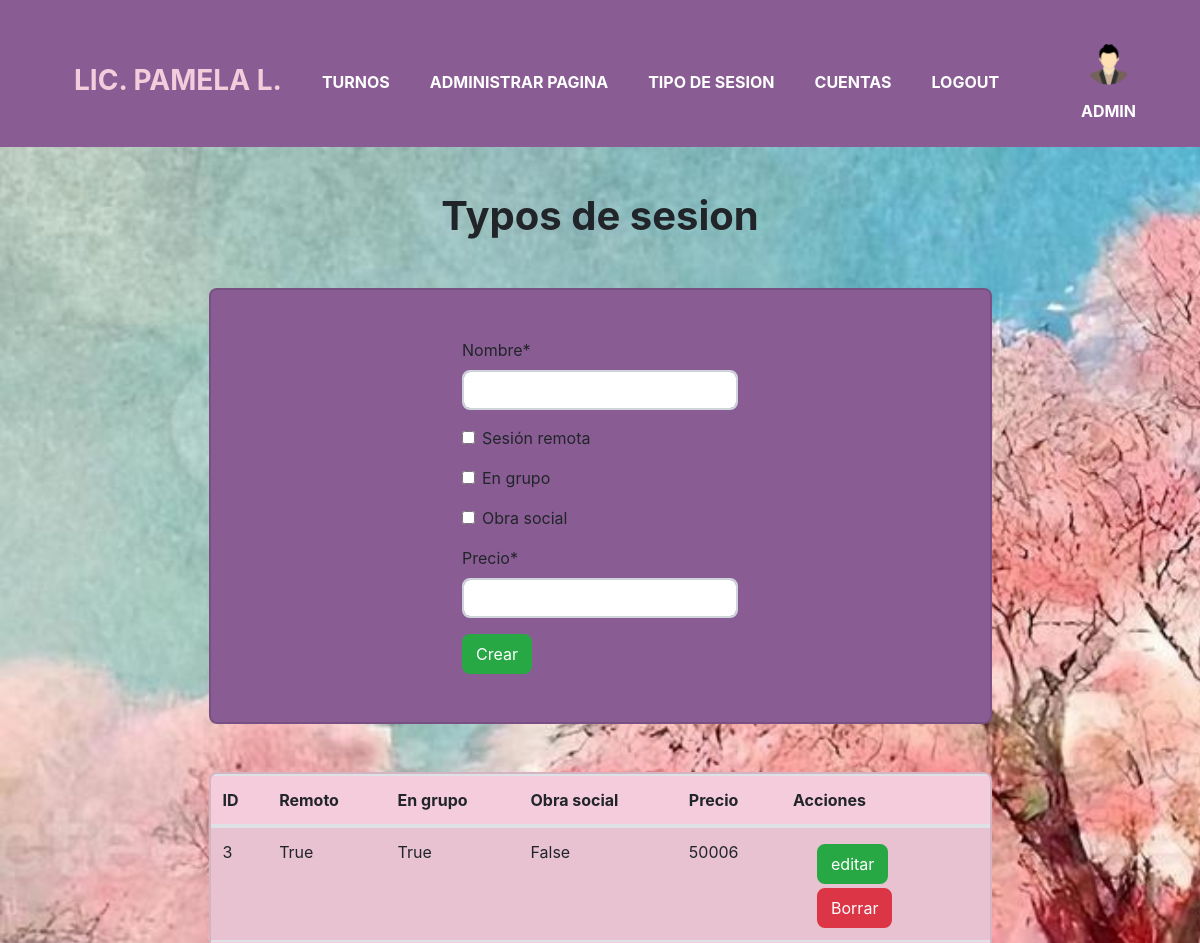
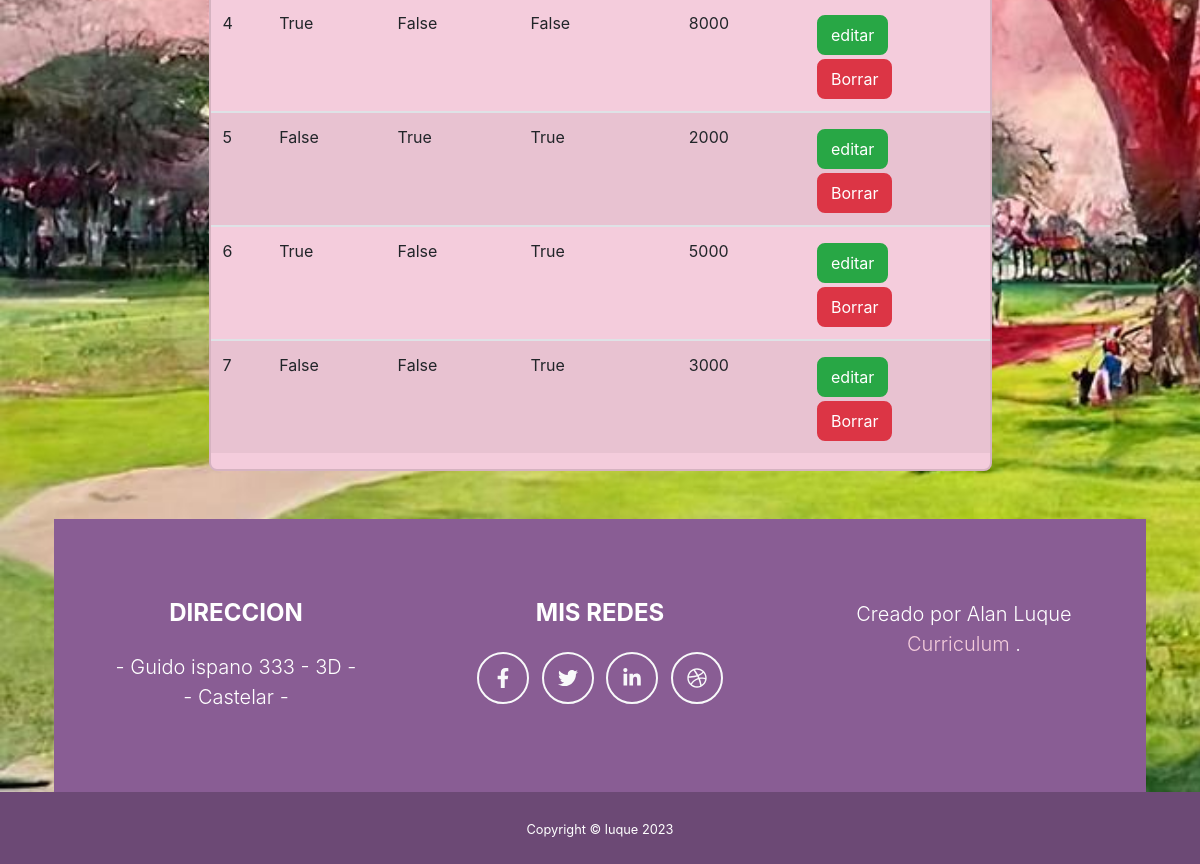
The page /administration/typeSession/ (signed in) on the database its author committed (2 pictures, top to bottom).
### apps/login/models.py (models this page shows, shortened)
class Acount(models.Model): # acount esta vinculado con lo usuario de django
    user = models.ForeignKey(User, on_delete=models.CASCADE, null=False, blank=False)
    type_session = models.ForeignKey(TypeSession, on_delete=models.PROTECT, default=3)
    email = models.EmailField(unique=True) # se inicia sesion con el email
    imgAvatar = models.ImageField(default="avatares/avatar.png", upload_to="avatares/")
    name = models.CharField(max_length=50)
    lastName = models.CharField(max_length=50)
    date = models.DateField() # fecha de nacimiento
    phone = models.CharField(max_length=16)
    is_admin = models.BooleanField(default=False)

### apps/agenda/models.py (models this page shows)
class TypeSession(models.Model): # el tipo de sesion q tendra el paciente
    remote = models.BooleanField(default=False)
    in_group = models.BooleanField(default=False)
    social_rounds = models.BooleanField(default=False) #obra social si o no
    price = models.IntegerField()
    name = models.CharField(max_length=50, default="nombre")

### decorators.py (the view)
    def custom_function(request, *args, **kwargs):
        try:
            acount = Acount.objects.get(user_id=request.user)
            request.imgAvatar = acount.imgAvatar
            request.is_admin = acount.is_admin
        except:
            request.imgAvatar = "avatares/avatar.png"
            request.is_admin = False
        return function(request, *args, **kwargs)

### apps/administration/forms.py
class TypeSessionForm(forms.ModelForm):
    name = forms.CharField(label="Nombre", required=True)
    remote = forms.BooleanField(label="Sesión remota", required=False)
    in_group = forms.BooleanField(label="En grupo", required=False)
    social_rounds = forms.BooleanField(label="Obra social", required=False)
    price = forms.IntegerField(label="Precio")
    class Meta:
        model = TypeSession
        fields = ['name', 'remote', 'in_group', 'social_rounds', 'price']

### apps/administration/views.py (called while the page is built)
def view_typeSession(request): # vista general para ver, editar y borrar todos los tipos de sesion
    context = {
        "typeSession_list": TypeSession.objects.all(),
        "form": TypeSessionForm(),
        "botton_text": "Crear",
        "tittle": "Typos de sesion"
               }
    return render(request, "administration/typeSession.html", context)

### apps/administration/templates/administration/typeSession.html (shortened to what this page needs)
{% extends 'core/base.html' %}
{% load static %}
{% load crispy_forms_tags %}
{% block title_h1 %}
        {{ tittle }}
{% endblock title_h1 %}
{% block content %}
        <div style="width: 75%; margin: auto" class="bg-secondary my-5 align-items-center card" >
                <form action="{% url 'typeSession-create' %}" method="POST", class="align-items-center p-5">
                        {{ form|crispy }}
                        <button type="submit", class="btn btn-success">{{ botton_text }}</button>
                </form>
        </div>
        <div style="width: 75%; margin: auto" class="table-responsive my-5 bg-primary align-items-center card" >
                <table class="table table-striped">
                        <thead>
                            <tr>
                                <th>ID</th>
                                <th>Remoto</th>
                                <th>En grupo</th>
                                <th>Obra social</th>
                                <th>Precio</th>
                                <th>Acciones</th>
                            </tr>
                        </thead>
                        <tbody>
                {% for session in typeSession_list %}
<tr>
    <td>{{ session.id }}</td>
    <td>{{ session.remote }}</td>
    <td>{{ session.in_group }}</td>
    <td>{{ session.social_rounds }}</td>
    <td>{{ session.price }}</td>
    <td>
        <div class="container mt-1">
                <a href="{% url 'typeSession-update' session.id %}" class="btn btn-success">editar</a>
        </div>
        <div class="container mt-1">
                <form method="post" action="{% url 'typeSession-delete' session.id %}">
                    <button type="submit" class="btn btn-danger">Borrar</button>
                </form>
        </div>
    </td>
</tr>
{% endfor %}
</tbody>
</table>
        </div>
{% endblock content %}

### apps/core/templates/core/navBar.html (shortened to what this page needs)
<!DOCTYPE html>
<html lang="es">
    <head>
        {% load static %}
        <link href="{% static 'core/css/styles.css' %}" rel="stylesheet" />
        <link rel="stylesheet" href="https://cdnjs.cloudflare.com/ajax/libs/font-awesome/5.15.3/css/all.min.css">
    </head>
    <body id="page-top">
<div class="container mb-5">
<nav class="navbar navbar-expand-lg bg-secondary text-uppercase fixed-top pb-2" id="mainNav">
    <div class="container">
      <div class="collapse navbar-collapse" id="navbarSupportedContent">
        <ul class="navbar-nav me-auto mb-2 mb-lg-0">
            <li class="navbar-brand mx-0 mx-lg-1"><a class="nav-link py-0 px-0 px-lg-3 rounded" href="{% url 'home' %}">Lic. Pamela L.</a></li>
            {% if user.is_authenticated %}
                {% if request.is_admin %}
                <li class="nav-item mx-0 mx-lg-1"><a class="nav-link py-3 px-0 px-lg-3 rounded" href="{% url 'admin_turn' 0 %}">Turnos</a></li>
                <li class="nav-item mx-0 mx-lg-1"><a class="nav-link py-3 px-0 px-lg-3 rounded" href="{% url 'home-edit' %}">Administrar pagina</a></li>
                <li class="nav-item mx-0 mx-lg-1"><a class="nav-link py-3 px-0 px-lg-3 rounded" href="{% url 'typeSession' %}">Tipo de sesion</a></li>
                <li class="nav-item mx-0 mx-lg-1"><a class="nav-link py-3 px-0 px-lg-3 rounded" href="{% url 'cuentas' %}">cuentas</a></li>
                {% else %}
                <li class="nav-item mx-0 mx-lg-1"><a class="nav-link py-3 px-0 px-lg-3 rounded" href="{% url 'turns' %}">Turnos</a></li>
                <li class="nav-item mx-0 mx-lg-1"><a class="nav-link py-3 px-0 px-lg-3 rounded" href="{% url 'my-turns' %}">Mis turnos</a></li>
                {% endif %}
                <li class="nav-item mx-0 mx-lg-1"><a class="nav-link py-3 px-0 px-lg-3 rounded" href="{% url 'logout' %}">Logout</a></li>
            {% else %}
                <li class="nav-item mx-0 mx-lg-1"><a class="nav-link py-3 px-0 px-lg-3 rounded" href="{% url 'login' %}">Login</a></li>
                <li class="nav-item mx-0 mx-lg-1"><a class="nav-link py-3 px-0 px-lg-3 rounded" href="{% url 'register' %}">Register</a></li>
            {% endif %}
        </ul>
      </div>
      <div class="d-flex align-items-center">
        <div class="dropdown text-center">
          <a
            class=" d-flex align-items-center"
            href="{% url 'perfil' %}"
            id="navbarDropdownMenuAvatar"
            role="button"
            data-mdb-toggle="dropdown"
            aria-expanded="false"
          >
            <img
              src="/media/{{request.imgAvatar}}"
              class="rounded-circle"
              height="75"
              alt="Black and White Portrait of a Man"
              loading="lazy"
            />
          </a>
          <p class="text-white">{{user.username}}</p>
        </div>
      </div>
    </div>
  </nav>
</div>
        <div class="container pt-5">
          {% block base %}
          {% endblock base %}
        </div>
        <div class="copyright py-4 text-center text-white">
            <div class="container"><small>Copyright &copy; luque 2023</small></div>
        </div>
    </body>
</html>

### rows shown on the page
Acount: imgAvatar (picture)
TypeSession: id "3", remote "True", in_group "True", social_rounds "False", price "50006"
TypeSession: id "4", remote "True", in_group "False", social_rounds "False", price "8000"
TypeSession: id "5", remote "False", in_group "True", social_rounds "True", price "2000"
TypeSession: id "6", remote "True", in_group "False", social_rounds "True", price "5000"
TypeSession: id "7", remote "False", in_group "False", social_rounds "True", price "3000"

### other values the page prints
{{ user.username }} "ADMIN"
{{ tittle }} "Typos de sesion"
{{ botton_text }} "Crear"
